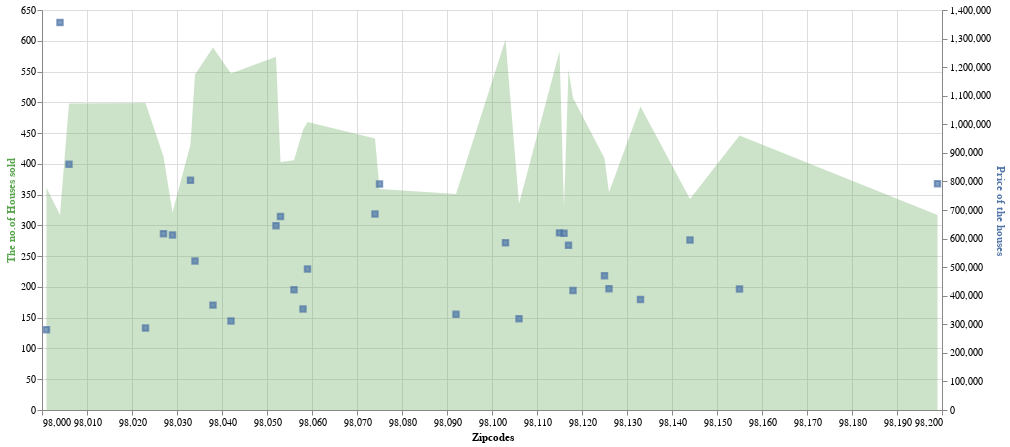

Notebook cell for this chart:
### Code cell
base = alt.Chart(zip_plot_df).encode(
    alt.X('zipcode', axis=alt.Axis(title='Zipcodes'),scale = alt.Scale(zero = False))
)

area = base.mark_area(opacity=0.3, color='#57A44C').encode(
    alt.Y('count',
          axis=alt.Axis(title='The no.of Houses sold', titleColor='#57A44C')),
    #alt.Y2('average(temp_min)')
)

line = base.mark_square(stroke='#5276A7', interpolate='monotone').encode(
    alt.Y('price',
          axis=alt.Axis(title = 'Price of the houses', titleColor='#5276A7'))
)

alt.layer(area, line).resolve_scale(
    y = 'independent'
).properties(width=900,
    height=400)

### Figure 1 — Vega-Lite specification as saved in the notebook (floating-point values rounded to 4 significant figures)
{"config": {"view": {"continuousWidth": 400, "continuousHeight": 300}}, "layer": [{"mark": {"type": "area", "color": "#57A44C", "opacity": 0.3}, "encoding": {"x": {"type": "quantitative", "axis": {"title": "Zipcodes"}, "field": "zipcode", "scale": {"zero": false}}, "y": {"type": "quantitative", "axis": {"title": "The no.of Houses sold", "titleColor": "#57A44C"}, "field": "count"}}}, {"mark": {"type": "square", "interpolate": "monotone", "stroke": "#5276A7"}, "encoding": {"x": {"type": "quantitative", "axis": {"title": "Zipcodes"}, "field": "zipcode", "scale": {"zero": false}}, "y": {"type": "quantitative", "axis": {"title": "Price of the houses", "titleColor": "#5276A7"}, "field": "price"}}}], "data": {"name": "data-3b14360b3ba3152fb3cdc861a500af14"}, "height": 400, "resolve": {"scale": {"y": "independent"}}, "width": 900, "$schema": "https://vega.github.io/schema/vega-lite/v4.8.1.json", "datasets": {"data-3b14360b3ba3152fb3cdc861a500af14": [{"index": 0, "zipcode": 98103, "count": 602, "price": 585000.0}, {"index": 1, "zipcode": 98038, "count": 589, "price": 367100.0}, {"index": 2, "zipcode": 98115, "count": 583, "price": 619900.0}, {"index": 3, "zipcode": 98052, "count": 574, "price": 645200.0}, {"index": 4, "zipcode": 98117, "count": 553, "price": 576800.0}, {"index": 5, "zipcode": 98042, "count": 547, "price": 311600.0}, {"index": 6, "zipcode": 98034, "count": 545, "price": 521700.0}, {"index": 7, "zipcode": 98118, "count": 507, "price": 418000.0}, {"index": 8, "zipcode": 98023, "count": 499, "price": 286700.0}, {"index": 9, "zipcode": 98006, "count": 498, "price": 859900.0}, {"index": 10, "zipcode": 98133, "count": 493, "price": 387000.0}, {"index": 11, "zipcode": 98059, "count": 468, "price": 493600.0}, {"index": 12, "zipcode": 98058, "count": 455, "price": 353600.0}, {"index": 13, "zipcode": 98155, "count": 446, "price": 423700.0}, {"index": 14, "zipcode": 98074, "count": 441, "price": 685700.0}, {"index": 15, "zipcode": 98033, "count": 432, "price": 804000.0}, {"index": 16, "zipcode": 98027, "count": 412, "price": 617100.0}, {"index": 17, "zipcode": 98125, "count": 409, "price": 469900.0}, {"index": 18, "zipcode": 98056, "count": 406, "price": 420900.0}, {"index": 19, "zipcode": 98053, "count": 403, "price": 677200.0}, {"index": 20, "zipcode": 98001, "count": 361, "price": 281200.0}, {"index": 21, "zipcode": 98075, "count": 359, "price": 790700.0}, {"index": 22, "zipcode": 98126, "count": 354, "price": 424700.0}, {"index": 23, "zipcode": 98092, "count": 351, "price": 334900.0}, {"index": 24, "zipcode": 98144, "count": 343, "price": 594700.0}, {"index": 25, "zipcode": 98106, "count": 335, "price": 319600.0}, {"index": 26, "zipcode": 98116, "count": 330, "price": 618700.0}, {"index": 27, "zipcode": 98029, "count": 321, "price": 612600.0}, {"index": 28, "zipcode": 98199, "count": 317, "price": 792200.0}, {"index": 29, "zipcode": 98004, "count": 317, "price": 1357000.0}]}}
